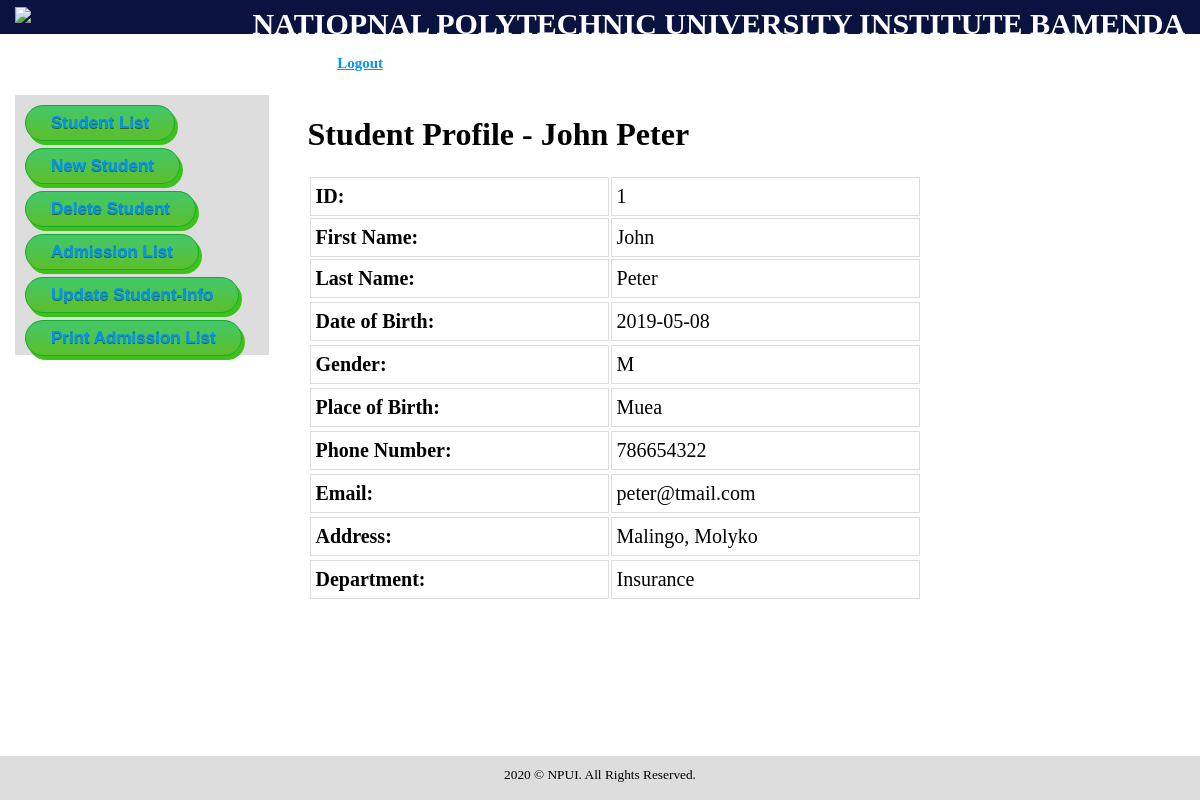
The app's page /student-profile.php?student_id=1 with its own data.
### tables this page shows
CREATE TABLE IF NOT EXISTS `student` (
  `id` int(11) NOT NULL AUTO_INCREMENT,
  `first_name` varchar(45) NOT NULL,
  `last_name` varchar(45) NOT NULL,
  `gender` char(10) NOT NULL,
  `date_of_birth` date NOT NULL,
  `place_of_birth` varchar(100) NOT NULL,
  `phone_number` varchar(10) NOT NULL,
  `email` varchar(45) NOT NULL,
  `address` text NOT NULL,
  `department_id` int(2) NOT NULL,
  PRIMARY KEY (`id`),
  UNIQUE KEY `email` (`email`)
);

CREATE TABLE IF NOT EXISTS `department` (
  `id` int(11) NOT NULL AUTO_INCREMENT,
  `name` varchar(100) NOT NULL,
  `faculty_id` int(3) NOT NULL,
  PRIMARY KEY (`id`)
);

### student-profile.php (the view, shortened to what this page needs)
 <?php
	include('config.php');
	if(isset($_GET['student_id'])){
		$student_id =  $_GET['student_id'];
		$sql = "SELECT student.*, department.name AS department_id FROM student INNER JOIN department ON student.department_id = department.id WHERE student.id='$student_id'";
		$query = mysqli_query($con, $sql) or die(mysqli_error());
		$student = $query->fetch_assoc();
	}
?>
<!doctype html>
<html>
	<head>
		<link rel="stylesheet" href="assets/css/style.css"/>
	</head>
	<body>
		<?php include('includes/header.php') ?>
		<div class="container">
			<div>
				<?php include('includes/left-sidebar.php') ?>
				<main class="student-info">
					<h1>Student Profile - <?php echo $student['first_name']." ".$student['last_name']; ?></h1>
					<table style="font-size: 20px;">
						<tr>
							<td>ID:</td><td><?php echo $student['id']; ?></td>
						</tr>
						<tr>
							<td>First Name:</td><td><?php echo $student['first_name']; ?></td>
						</tr>
						<tr>
							<td>Last Name:</td><td><?php echo $student['last_name']; ?>
						<tr>
							<td>Date of Birth:</td><td><?php echo $student['date_of_birth']; ?>
						<tr>
							<td>Gender:</td><td><?php echo $student['gender']; ?>
						<tr>
							<td>Place of Birth:</td><td><?php echo $student['place_of_birth']; ?>
						<tr>
							<td>Phone Number:</td><td><?php echo $student['phone_number']; ?>
						<tr>
							<td>Email:</td><td><?php echo $student['email']; ?>
						<tr>
							<td>Address:</td><td><?php echo $student['address']; ?>
						<tr>
							<td>Department:</td><td><?php echo $student['department_id']; ?>
						</tr>
					</table>
				</main>
			</div>
		</div>
		<?php include('includes/footer.php') ?>
	</body>
</html>

### assets/css/style.css (style rules this page uses)
body { margin: 0; padding: 0; }
.container { display: block; max-width: 1200px; padding: 15px; margin-bottom:150px; }
.container main, .container aside { margin: 20px 0; }
.logo, .site-title, aside, main { display: inline-block; }
main { width: 75%; float: right; }
.student-info table { width: 70%; margin-bottom: 50px; }
.student-info td { padding: 7px 5px; border: 1px solid #ddd; }
.student-info tr td:first-child { font-weight: bold; }

### records on screen
student: first_name "John", last_name "Peter", id "1", date_of_birth "2019-05-08", gender "M", place_of_birth "Muea", phone_number "786654322", email "peter@tmail.com", address "Malingo, Molyko", department.name "Insurance"
